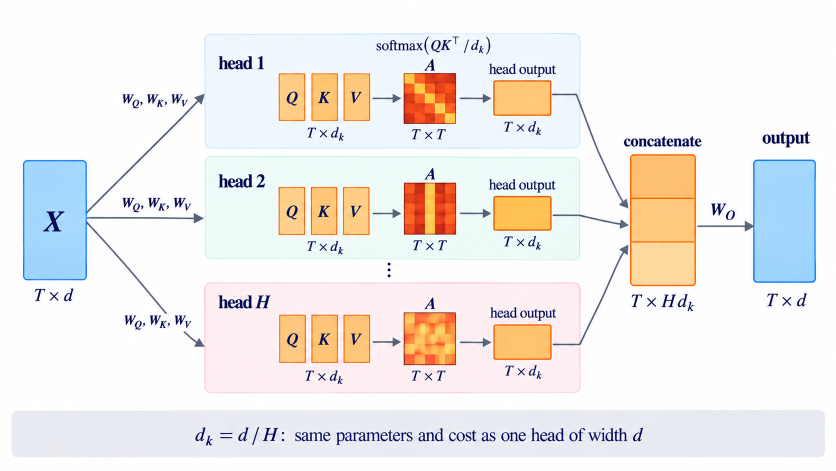
#> input picture sessions/06_foundation_models/figures/s06_f04_multihead_original.png, 1672 x 941 px (shown at 1/2 size)
$ python fix_s06_f04_multihead.py s06_f04_multihead_original.png s06_f04_multihead.png
#> lines starting #> are read from the running program, lines starting #| are printed output that depends on the picture; after the words box and inside, x2 and y2 are one past the last pixel; in counts of white or black regions, pixels touching at a corner belong together
"""Fix S06-F04 (generated image), two errors of the generator:

1. The formula over head 1 read softmax(QK^T / d_k): the square root was missing. It is
   redrawn as softmax(QK^T / sqrt(d_k)), the formula of slide 11.
2. "concatenate" was drawn as three horizontal bands, which reads as stacking rows (3T x d_k).
   Heads are concatenated along the features, T x (H d_k): the block is redrawn as three
   vertical strips, labelled 1, 2, H.

Usage: python fix_s06_f04_multihead.py s06_f04_multihead_original.png s06_f04_multihead.png
"""
import io
import sys

import numpy as np
import matplotlib as mpl
from matplotlib import pyplot as plt
from PIL import Image

src, dst = sys.argv[1], sys.argv[2]
a = np.asarray(Image.open(src).convert('RGB')).copy()
#> a is the input picture: shape (941, 1672, 3); mean R, G, B 240, 236.2, 234.1
assert a.shape[:2] == (941, 1672), a.shape
NAVY = (20, 33, 61)

# ---- 1. concatenate block: outer border x 1260-1262 / 1389-1391, y 309-310 / 570-571
x0, x1, y0, y1 = 1263, 1389, 311, 570          # inside the border (x1, y1 exclusive)
fills = [a[350, 1325].copy(), a[440, 1325].copy(), a[530, 1325].copy()]
#> fills = [[254, 192, 115], [254, 202, 128], [254, 217, 159]]
border = a[440, 1261].copy()
#> border = [255, 88, 0]
w = (x1 - x0) / 3
for y in range(y0, y1):
    for x in range(x0, x1):
        near_corner = (min(x - x0, x1 - 1 - x) < 12) and (min(y - y0, y1 - 1 - y) < 12)
        px = a[y, x]
        if px.sum() > 740 or (near_corner and px[1] < 160):
            continue                              # white outside the rounded corner, or the corner border
        a[y, x] = fills[min(int((x - x0) // w), 2)]
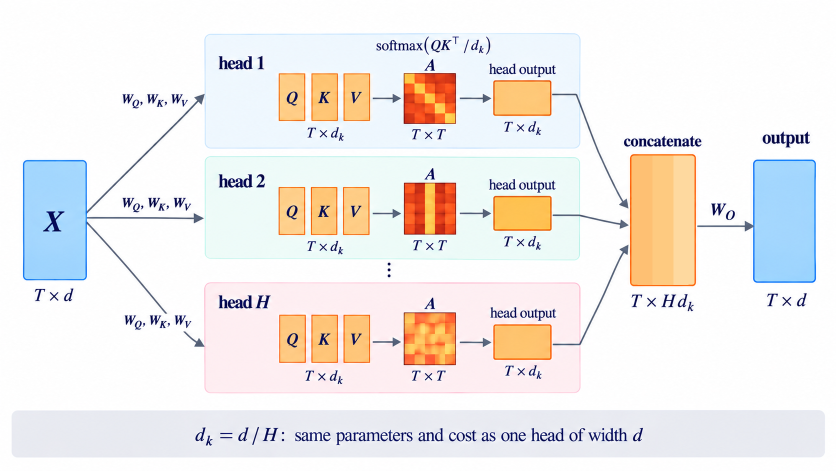
#> a: shape (941, 1672, 3) (shown at 1/2 size); 2.02% of pixels changed, all inside (x1, y1, x2, y2) = (1263, 311, 1389, 570)
for k in (1, 2):
    xd = int(round(x0 + k * w))
    a[y0:y1, xd - 1:xd + 1] = border
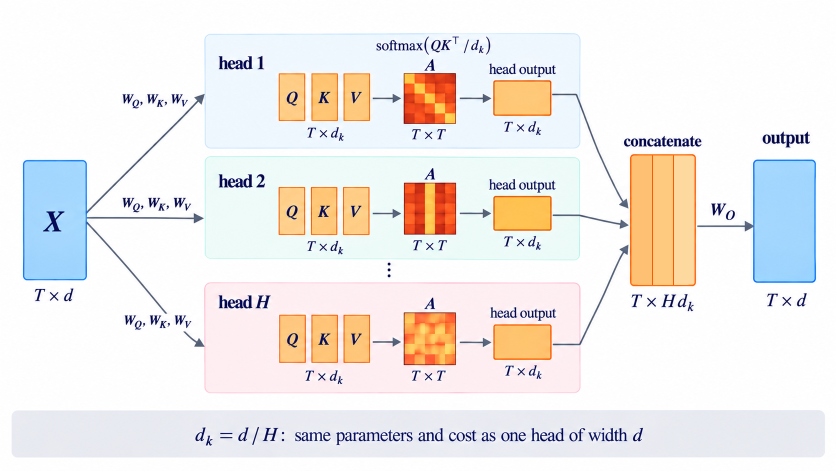
#> a: shape (941, 1672, 3) (shown at 1/2 size); 0.07% of pixels changed, all inside (x1, y1, x2, y2) = (1304, 311, 1348, 570)


def render(tex, size, color='#14213d'):
    mpl.rcParams['mathtext.fontset'] = 'stix'
    fig = plt.figure(figsize=(0.01, 0.01))
    fig.text(0, 0, tex, fontsize=size, color=color, family='STIXGeneral')
    buf = io.BytesIO()
    fig.savefig(buf, dpi=100, transparent=True, bbox_inches='tight', pad_inches=0.02)
    plt.close(fig)
    buf.seek(0)
    return Image.open(buf).convert('RGBA')


img = Image.fromarray(a).convert('RGBA')
for lab, k in (('1', 0), ('2', 1), ('$H$', 2)):
    t = render(lab, 17)
    cx = int(x0 + (k + 0.5) * w)
    img.alpha_composite(t, (cx - t.width // 2, y0 + 8))

# ---- 2. formula: erase x 745-990, y 68-113 with the panel background of each row, redraw
a = np.asarray(img.convert('RGB')).copy()
for y in range(68, 114):
    a[y, 745:991] = a[y, 738]
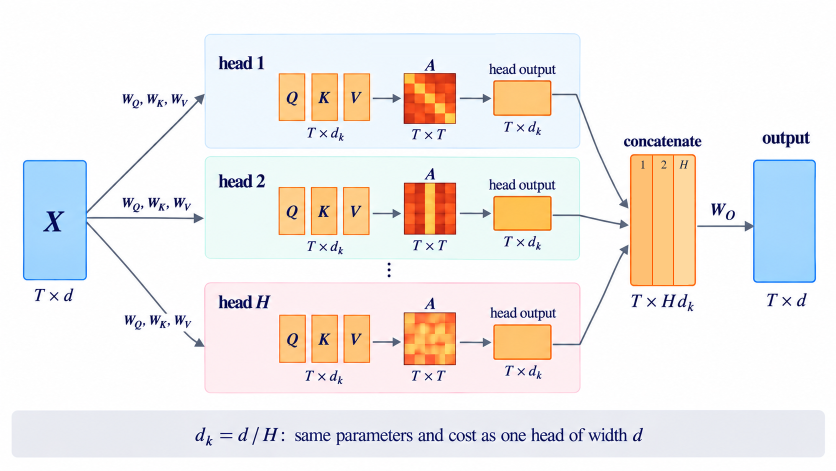
#> a: shape (941, 1672, 3) (shown at 1/2 size); mean R, G, B 240.1, 236.3, 234.2
img = Image.fromarray(a).convert('RGBA')
t = render(r'$\mathrm{softmax}\!\left(QK^{\top}/\sqrt{d_k}\right)$', 25)
#> call 4 of render, with size = 25, color = '#14213d'
#> in render (call 4), `return Image.open(buf).convert('RGBA')`:
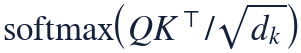
#> returned value: PIL image 301x53 RGBA; mean R, G, B, A 216.2, 218.3, 222.9, 28.6; transparent parts drawn white
img.alpha_composite(t, (868 - t.width // 2, 91 - t.height // 2))
img.convert('RGB').save(dst)
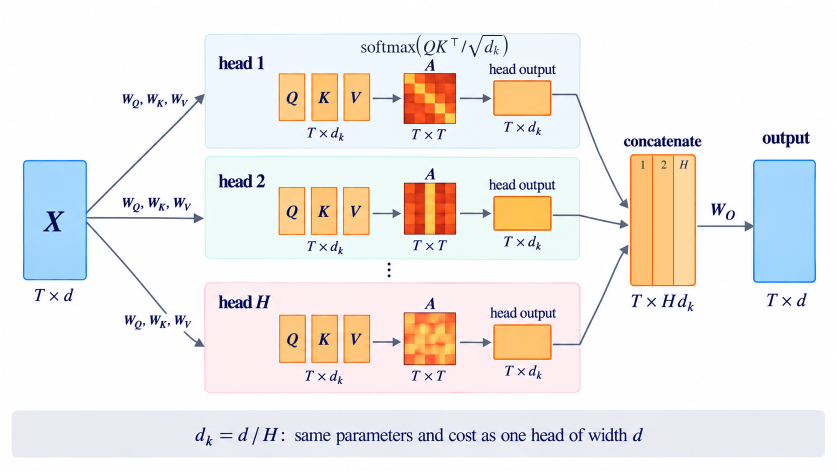
#> saved as s06_f04_multihead.png: PIL image 1672x941 RGB (shown at 1/2 size); mean R, G, B 239.9, 236.1, 234
print('saved', dst, t.size)
#| saved s06_f04_multihead.png (301, 53)
